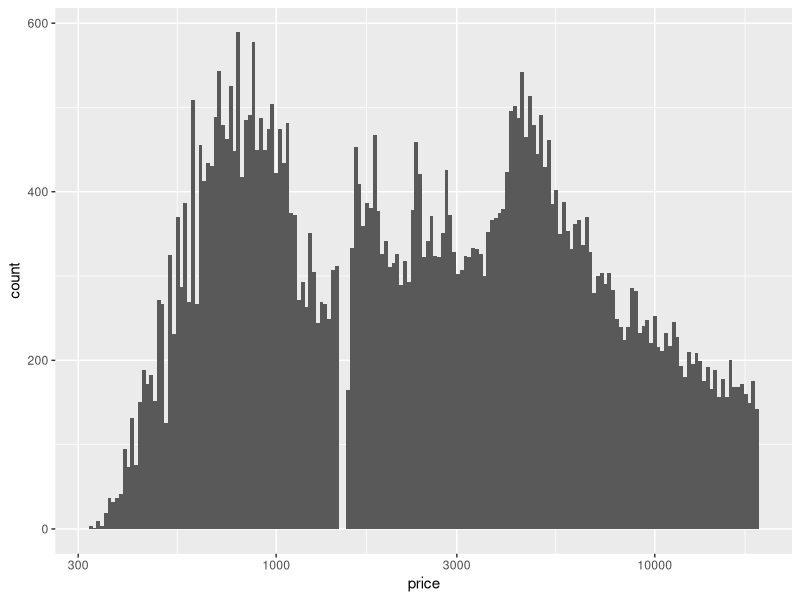
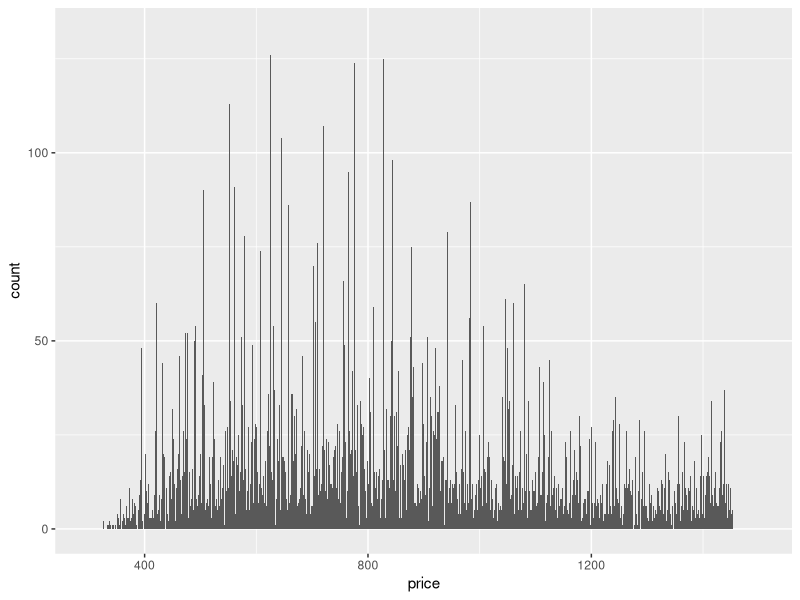
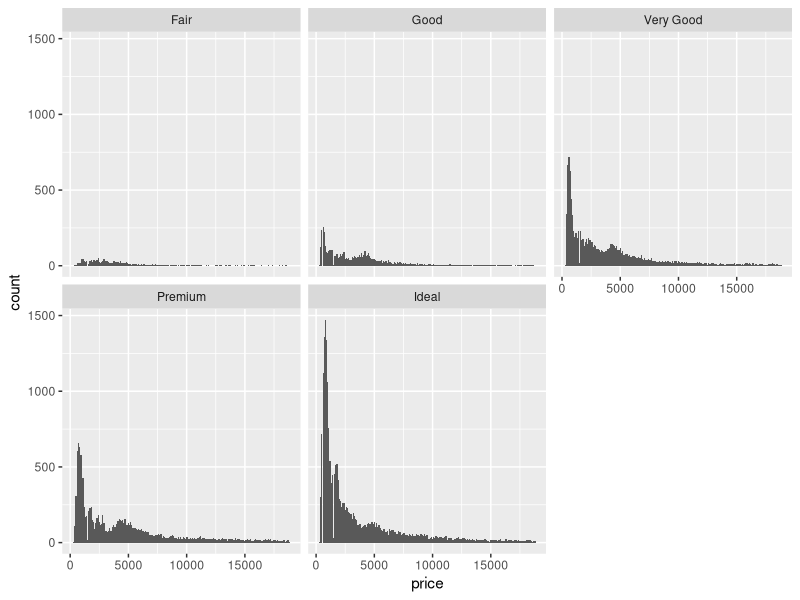
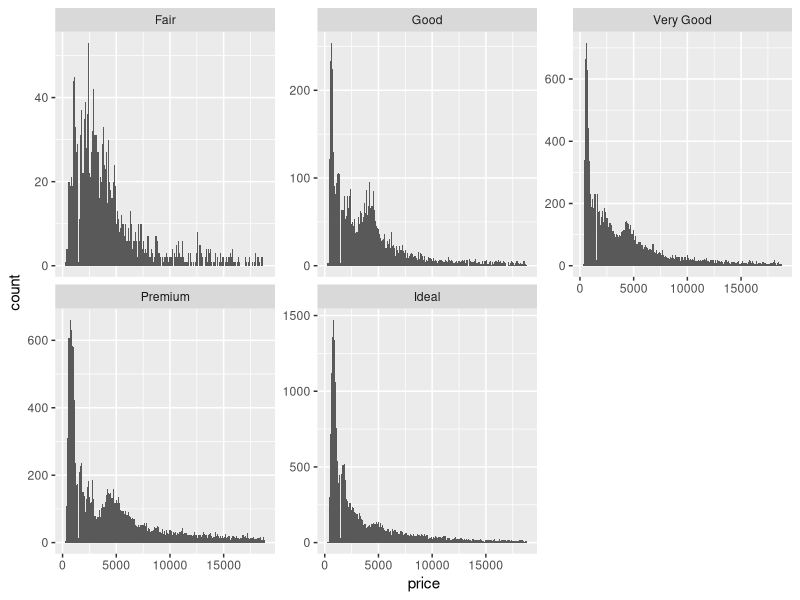
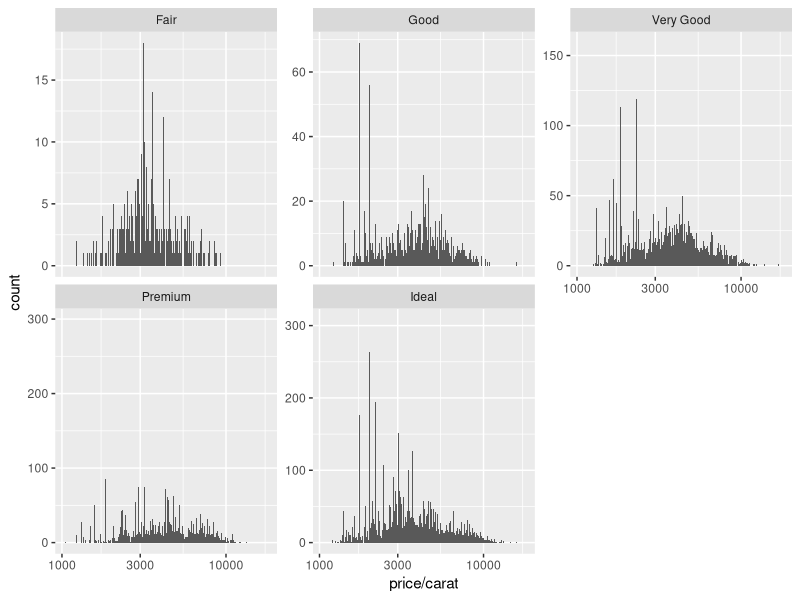
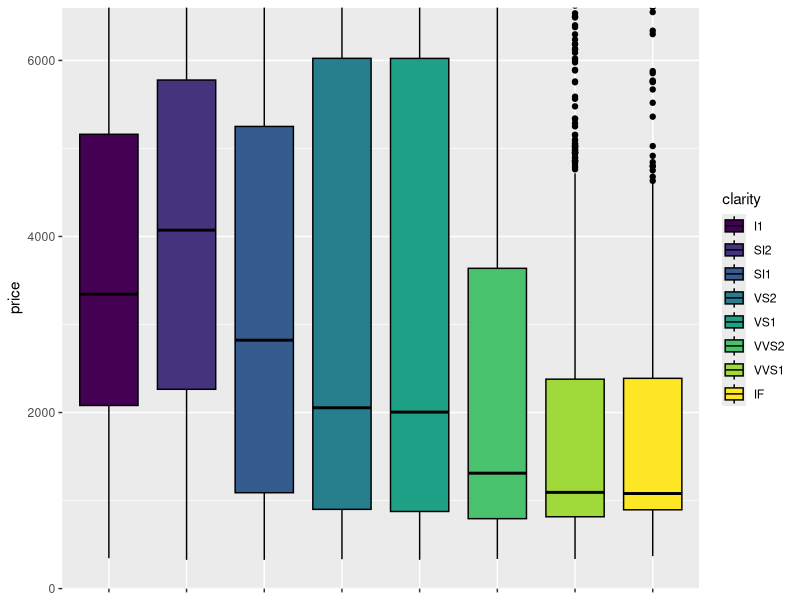
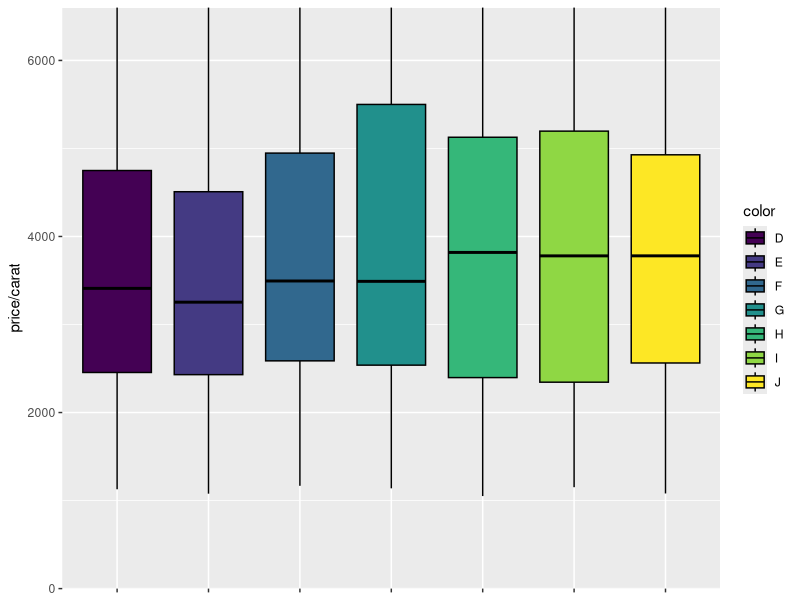
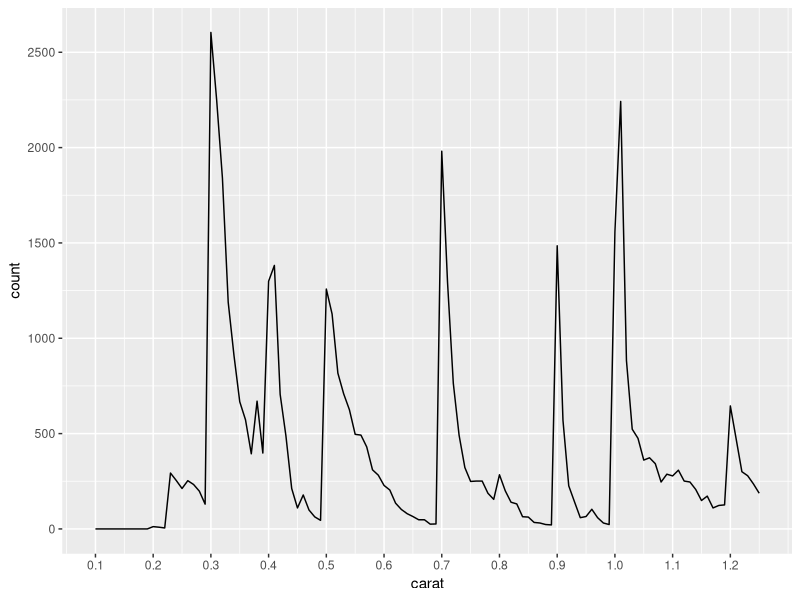

Here is the R script that generated these plots, in order:
## ---- chunk 1
knitr::opts_chunk$set(echo = TRUE)
## ---- chunk 2
library(ggplot2)
library(dplyr)
data(diamonds)
## ---- chunk 3
ggplot(diamonds, aes(x = price)) +
  geom_histogram(binwidth=.01) +
  scale_x_log10()
## ---- chunk 4
ggplot(diamonds, aes(x = price)) +
  geom_histogram(binwidth = 1) +
  scale_x_continuous(limits = c(300,1500))
## ---- chunk 5
ggplot(diamonds, aes(x = price)) +
  geom_histogram(binwidth = 100) +
  facet_wrap(~cut)

by(diamonds$price, diamonds$cut, max)

## ---- chunk 6
ggplot(diamonds, aes(x = price)) +
  geom_histogram(binwidth = 100) +
  facet_wrap(~cut, scales = "free_y")
## ---- chunk 7
ggplot(diamonds, aes(x = price / carat)) +
  geom_histogram(bins=1000) +
  scale_x_log10() +
  facet_wrap(~cut, scales = "free_y")
## ---- chunk 8
by(diamonds$price, diamonds$clarity, summary)

ggplot(diamonds, aes(x = clarity, y = price)) +
  geom_boxplot(aes(fill=clarity),color="black") +
  coord_cartesian(ylim = c(300, 6300)) +
  theme(axis.title.x=element_blank(), axis.text.x=element_blank())
## ---- chunk 9
diamonds %>%
  group_by(color) %>%
  summarise(low = min(price),
    '25p' = quantile(price, probs=0.25),
    mid = median(price),
    avg = mean(price),
    '75p' = quantile(price, probs=0.75),
    high = max(price),
    interqr = IQR(price)) %>%
  arrange(color)
## ---- chunk 10
ggplot(diamonds, aes(x = color, y = price/carat)) +
  geom_boxplot(aes(fill=color),color="black") +
  coord_cartesian(ylim = c(300, 6300)) +
  theme(axis.title.x=element_blank(), axis.text.x=element_blank())
## ---- chunk 11
ggplot(diamonds, aes(x = carat, y = ..count..)) +
  geom_freqpoly(binwidth = 0.01) +
  scale_x_continuous(breaks = seq(0.1,1.25,.1), limits = c(0.1,1.25)) +
  scale_y_continuous(breaks = seq(0,5000,500))
